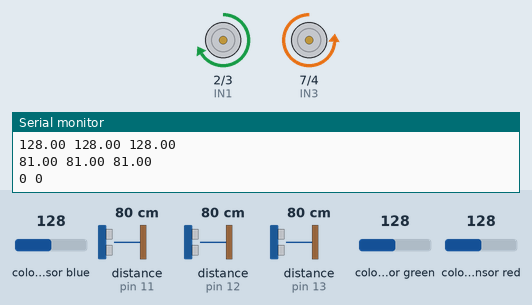
A sketch run on a simulated Arduino Uno, built with avr-gcc and run on an emulated ATmega328P. On the bench: motor-driver pin pairs drawn as motors (green arrow = first pin HIGH = forward, orange = second pin HIGH = backward, longer = more drive, scaled by the enable pin), the last lines printed to the serial monitor. The inputs (shaded band) are chosen by the test bench; at power-on: distance to the obstacle (sensors on pin 11, pin 12, pin 13) 80 cm, colour sensor red 128, colour sensor blue 128, colour sensor green 128.

Above: at 0.94 s.
1.5 s: distance to the obstacle (sensor on pin 11) set to 43 cm
4.8 s: distance to the obstacle (sensor on pin 11) set to 38 cm
At 6.3 s:
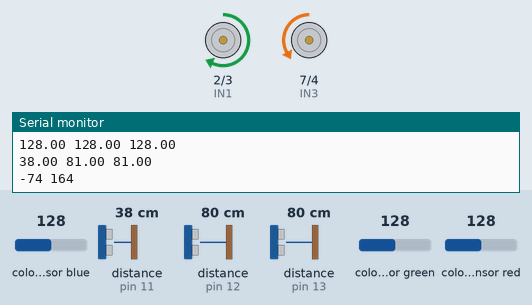
6.6 s: distance to the obstacle (sensor on pin 12) set to 22 cm
8.1 s: distance to the obstacle (sensor on pin 12) set to 17 cm
At 8.38 s:
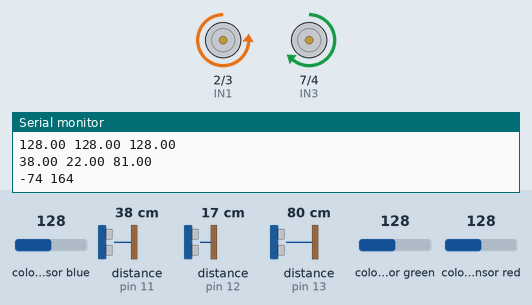
11.4 s: colour sensor red set to 198
At 11.51 s:
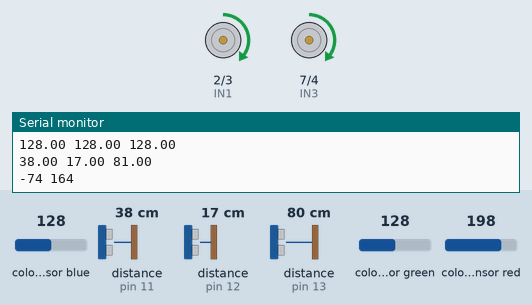
14.7 s: colour sensor red set to 204
At 16.4 s:
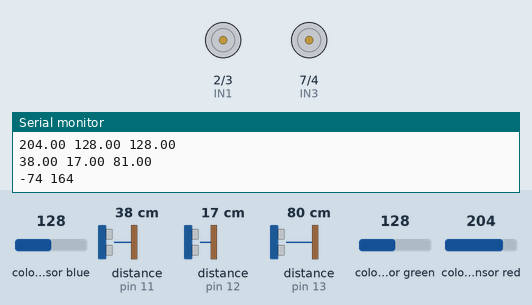
Timing chart, 0 to 17.5 s (numbered marks = the images above; inputs shaded):
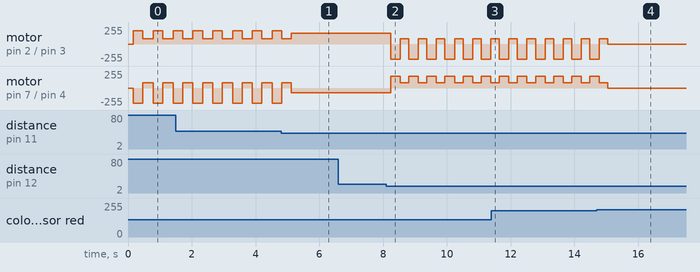

The sketch:

Follow_left_color.ino
```cpp
#include <NewPing.h>
#include <Wire.h>
#include "Adafruit_TCS34725.h"

//defining pin
#define ENA 6
#define IN1 2
#define IN2 3
#define IN3 7
#define IN4 4
#define ENB 5
#define ft_ult 8 //front ultrasonic trigger pin
#define lrt_ult 9 // left and right ultrasonic trigger pin
#define l_ult 11
#define f_ult 12
#define r_ult 13
#define LED 10
#define SDA A4
#define SCL A5

//defining ultrasonic variable
#define Sonar_Num 3
unsigned long pingTimer[Sonar_Num];
double cm[Sonar_Num];
uint8_t currentSensor = 0;

//defining variable motoR
int speed = 80;
int speedL, speedR;
float red = 0, green, blue;
//color sensor
Adafruit_TCS34725 tcs = Adafruit_TCS34725(TCS34725_INTEGRATIONTIME_50MS, TCS34725_GAIN_4X);

//setting pid
double Err, SetPoint = 10, SumErr, LastErr = 0, dt = 0.1;
double Kil = 0, Kpl = 3, Kdl = 0;
double P, I, D, PIDl;

NewPing sonar[Sonar_Num] = {
  NewPing(lrt_ult, l_ult, 200),
  NewPing(ft_ult, f_ult, 200),
  NewPing(lrt_ult, r_ult, 200)
};

int motor(int speedL, int speedR){
  if (speedL > 0 && speedR > 0){
    digitalWrite(IN1, HIGH);
    digitalWrite(IN2, LOW);
    analogWrite(ENA, speedR);
    digitalWrite(IN3, HIGH);
    digitalWrite(IN4, LOW);
    analogWrite(ENB, speedL);
  }
  else if (speedL < 0 && speedR > 0){
    digitalWrite(IN1, HIGH);
    digitalWrite(IN2, LOW);
    analogWrite(ENA, speedR);
    digitalWrite(IN3, LOW);
    digitalWrite(IN4, HIGH);
    analogWrite(ENB, (speedL*(-1)));
  }
  else if (speedL > 0 && speedR < 0){
    digitalWrite(IN1, LOW);
    digitalWrite(IN2, HIGH);
    analogWrite(ENA, (speedR*(-1)));
    digitalWrite(IN3, HIGH);
    digitalWrite(IN4, LOW);
    analogWrite(ENB, speedL);
  }
  else if (speedL < 0 && speedR < 0){
    digitalWrite(IN1, LOW);
    digitalWrite(IN2, HIGH);
    analogWrite(ENA, (speedR*(-1)));
    digitalWrite(IN3, LOW);
    digitalWrite(IN4, HIGH);
    analogWrite(ENB, (speedL*(-1)));
  }
  else if (speedL == 0 && speedR == 0){
    digitalWrite(IN1, LOW);
    digitalWrite(IN2, LOW);
    analogWrite(ENA, speedR);
    digitalWrite(IN3, LOW);
    digitalWrite(IN4, LOW);
    analogWrite(ENB, speedL);
  }
}

int motorR(int speedL, int speedR){
  digitalWrite(IN1, LOW);
  digitalWrite(IN2, HIGH);
  analogWrite(ENA, speedR);
  digitalWrite(IN3, HIGH);
  digitalWrite(IN4, LOW);
  analogWrite(ENB, speedL);
}

int motorL(int speedL, int speedR){
  digitalWrite(IN1, HIGH);
  digitalWrite(IN2, LOW);
  analogWrite(ENA, speedR);
  digitalWrite(IN3, LOW);
  digitalWrite(IN4, HIGH);
  analogWrite(ENB, speedL);
}

void motorSpeed(){
  Err = SetPoint - cm[0];
  SumErr = LastErr + Err;
  LastErr = Err;
  P = Kpl * Err;
  I = Kil * SumErr;
  D = (Kdl)*(Err - LastErr);
  PIDl = P + I + D;
  speedL = speed + PIDl;
  speedR = speed - PIDl;
  if(speedL < 0){
    if (speedL-70 < -150){
      speedL = -150;
    }
    else{
      speedL = speedL-70;
    }
  }
  else if(speedL > 150){
    speedL = 150;
  }
  if(speedR < 0){
    if (speedR-70 < -170){
      speedL = -170;
    }
    else{
      speedR = speedR-70;
    }
  }
  else if(speedR > 170){
    speedR = 170;
  }
}

void setup() {
  // put your setup code here, to run once:
  pinMode(IN1, OUTPUT);
  pinMode(IN2, OUTPUT);
  pinMode(IN3, OUTPUT);
  pinMode(IN4, OUTPUT);
  pinMode(ENA, OUTPUT);
  pinMode(ENB, OUTPUT);
  pinMode(ft_ult, OUTPUT);
  pinMode(lrt_ult, OUTPUT);
  pinMode(l_ult, INPUT);
  pinMode(f_ult, INPUT);
  pinMode(r_ult, INPUT);
  Serial.begin(9600);
  if (tcs.begin()) {
    Serial.println("Found sensor");
  } else {
    Serial.println("No TCS34725 found ... check your connections");
    while (1);
  }
}
// int i = 0;
void loop() {
  for (uint8_t i = 0; i < Sonar_Num; i++) { // Loop through each sensor and display results.
    delay(40); // Wait 40ms between pings (about 20 pings/sec). 29ms should be the shortest delay between pings.
    cm[i] = sonar[i].ping_cm();
  }
  if (red > 200){
    // if (i <= 10){
    //   motor(-70,-70);
    //   delay(500);
    // }
    motor(0, 0);
    // i++;
  }
  else{
  // if (cm[0] > cm[2]){
  if(cm[1] < 20){
    if (cm[0] > 40){
      motorL(speed+150, speed+120);
      delay(285);
      motor(speed, speed);
      delay(30);
    }
    else {
      motorR(speed+100, speed+150);
      delay(300);
      motor(speed, speed);
      delay(30);
    }
  }
  else if (cm[0] > 40){
    delay(30);
    motorL(speed+150, speed+120);
    delay(300);
    motor(speed, speed);
    delay(50);
  }
  else{
    motorSpeed();
    motor(speedL, speedR);
  }
  // }
  }
  tcs.setInterrupt(false);  // turn on LED
  delay(55);  // takes 50ms to read
  tcs.getRGB(&red, &green, &blue);
  // tcs.setInterrupt(true);  // turn off LED
  Serial.print(red);
  Serial.print(" ");
  Serial.print(green);
  Serial.print(" ");
  Serial.println(blue);
  Serial.print(cm[0]);
  Serial.print(" ");
  Serial.print(cm[1]);
  Serial.print(" ");
  Serial.println(cm[2]);
  Serial.print(speedL);
  Serial.print(" ");
  Serial.println(speedR);
}
```

Measured:
- the behaviour switches between 41 and 40 cm on distance to the obstacle (sensor on pin 11) (found by bisection; images 0 and 1)
- the behaviour switches between 20 and 19 cm on distance to the obstacle (sensor on pin 12) (found by bisection; images 1 and 2)
- the behaviour switches between 200 and 201 on colour sensor red (found by bisection; images 3 and 4)
- after the input at 8.1 s, motor on pin 2 (IN1) / pin 3 (IN2): alternates backward 230/255 for 0.30 s and forward 80/255 for 0.27 s, starting after 0.14 s; motor on pin 7 (IN3) / pin 4 (IN4): alternates forward 180/255 for 0.30 s and forward 80/255 for 0.27 s, starting after 0.14 s
- by itself, motor on pin 2 (IN1) / pin 3 (IN2): alternates forward 200/255 for 0.30 s and forward 80/255 for 0.32 s
- by itself, motor on pin 7 (IN3) / pin 4 (IN4): alternates backward 230/255 for 0.30 s and forward 80/255 for 0.32 s
